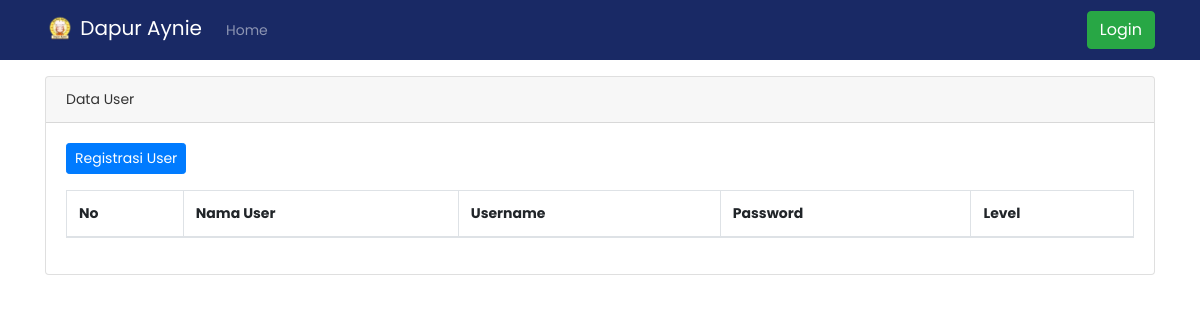
Before: /dashboard/index.php?user with the older database file.
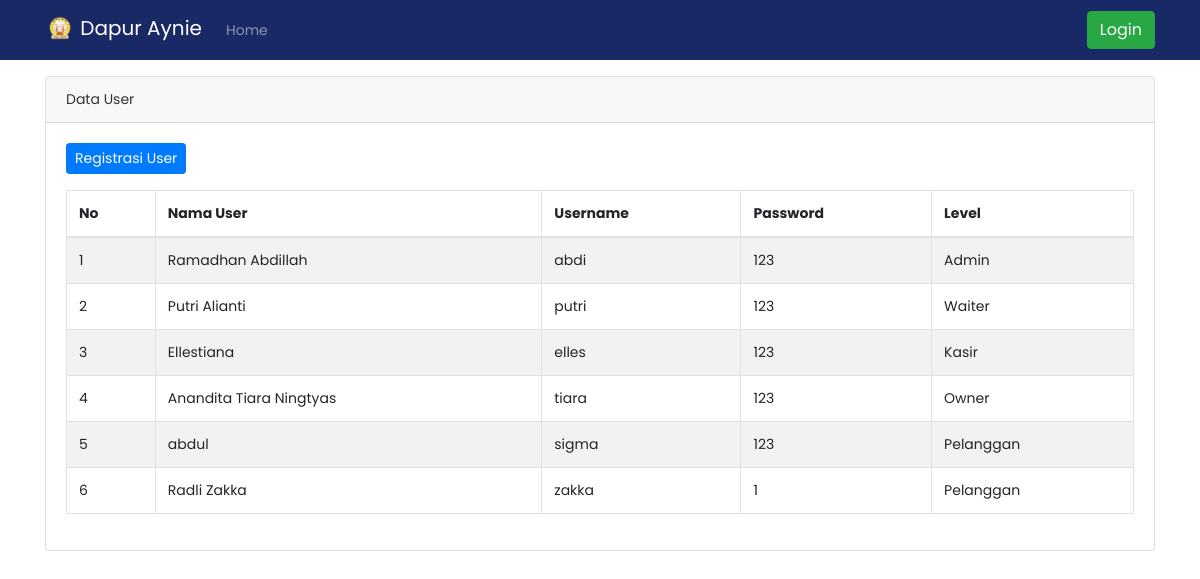
After: the same page with the newer database file.
### tables this page shows
CREATE TABLE `tb_user` (
  `id_user` int(11) NOT NULL,
  `username` varchar(128) NOT NULL,
  `password` varchar(128) NOT NULL,
  `nama_user` varchar(128) NOT NULL,
  `id_level` int(1) NOT NULL
);

### dashboard/admin/data_user.php (the view, shortened to what this page needs)
<div class="container mt-3">
	<div class="card">
		<div class="card-header">
			Data User
		</div>
		<div class="card-body">
			<a href="index.php?registrasi"><button class="btn btn-primary btn-sm mb-3">Registrasi User</button></a>
			<table class="table table-bordered table-hover table-striped" id="tabel">
				<thead>
					<tr>
						<th>No</th>
						<th>Nama User</th>
						<th>Username</th>
						<th>Password</th>
						<th>Level</th>
					</tr>
				</thead>
				<tbody>
					<?php
					$i = 1;
					$sql = mysqli_query($kon, "SELECT * FROM tb_user");
					while ($data = mysqli_fetch_array($sql)) : ?>
					<tr>
						<td><?= $i++; ?></td>
						<td><?= $data['nama_user'] ?></td>
						<td><?= $data['username'] ?></td>
						<td><?= $data['password'] ?></td>
						<?php
							if ($data['id_level']==1) {
								$level = "Admin";
							} elseif ($data['id_level']==2) {
								$level = "Waiter";
							} elseif ($data['id_level']==3) {
								$level = "Kasir";
							} elseif ($data['id_level']==4) {
								$level = "Owner";
							} else {
								$level = "Pelanggan";
							}
						?>
						<td><?= $level; ?></td>
					</tr>
				<?php endwhile; ?>
				</tbody>
			</table>
		</div>
	</div>
</div>

Changed rows visible on the page:
added tb_user: nama_user "Ramadhan Abdillah", username "abdi", password "123", id_level "Admin"
added tb_user: nama_user "Putri Alianti", username "putri", password "123", id_level "Waiter"
added tb_user: nama_user "Ellestiana", username "elles", password "123", id_level "Kasir"
added tb_user: nama_user "Anandita Tiara Ningtyas", username "tiara", password "123", id_level "Owner"
added tb_user: nama_user "abdul", username "sigma", password "123", id_level "Pelanggan"
added tb_user: nama_user "Radli Zakka", username "zakka", password "1", id_level "Pelanggan"
